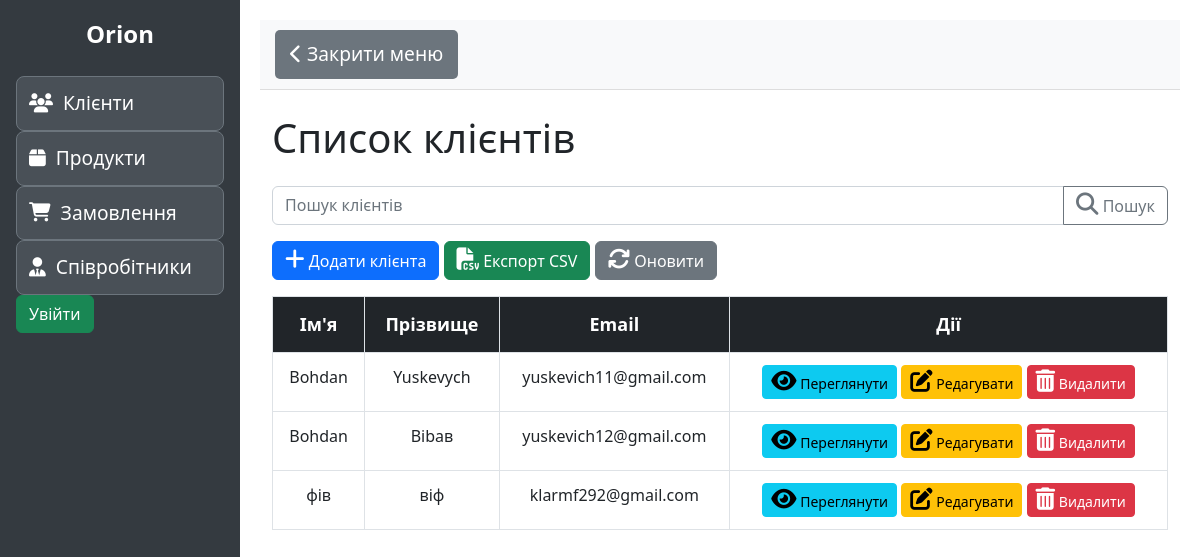
The app's page /customers/ with its own data.
### customers/models.py (models this page shows)
class Customer(models.Model):
    first_name = models.CharField(max_length=50)
    last_name = models.CharField(max_length=50)
    email = models.EmailField(unique=True)
    phone = models.CharField(max_length=20, blank=True)
    address = models.TextField(blank=True)
    notes = models.TextField(blank=True)
    def __str__(self):
        return f"{self.first_name} {self.last_name}"
    class Meta:
        ordering = ['id']

### customers/views.py (the view)
# urls.py: path('', CustomerListView.as_view(), name='customer-list'),
class CustomerListView(ListView):
    model = Customer
    template_name = 'customers/customer_list.html'
    context_object_name = 'customers'
    paginate_by = 10
    def get_queryset(self):
        queryset = super().get_queryset()
        search_query = self.request.GET.get('q')
        if search_query:
            queryset = queryset.filter(
                Q(first_name__icontains=search_query) |
                Q(last_name__icontains=search_query) |
                Q(email__icontains=search_query)
            )
        sort_by = self.request.GET.get('sort_by')
        order = self.request.GET.get('order', 'asc')
        if sort_by:
            if order == 'desc':
                sort_by = '-' + sort_by
            queryset = queryset.order_by(sort_by)
        return queryset
    def get_context_data(self, **kwargs):
        context = super().get_context_data(**kwargs)
        context['customer_tasks'] = {
            customer.id: list(
                CustomerTask.objects.filter(customer=customer)
                .values('title', 'due_date')
                .order_by('-due_date')
            )
            for customer in context['customers']
        }
        return context

### customers/templates/customers/customer_list.html (shortened to what this page needs)
{% extends 'base.html' %}
{% load static %}
{% load custom_filters %}
{% block extra_css %}
<link href="https://cdn.jsdelivr.net/npm/fullcalendar@6.1.8/main.min.css" rel="stylesheet">
{% endblock extra_css %}
{% block content %}
<div class="container mt-4">
  <h1 class="mb-4">Список клієнтів</h1>
  <form method="get" id="searchForm" class="mb-3">
    <div class="input-group">
      <input type="text" name="q" class="form-control" placeholder="Пошук клієнтів" value="{{ request.GET.q }}">
      <button class="btn btn-outline-secondary" type="submit">
        <i class="fas fa-search"></i> Пошук
      </button>
    </div>
  </form>
  <div class="mb-3">
    <a href="{% url 'customer-create' %}" class="btn btn-primary">
      <i class="fas fa-plus"></i> Додати клієнта
    </a>
    <a href="{% url 'export-customers-csv' %}" class="btn btn-success">
      <i class="fas fa-file-csv"></i> Експорт CSV
    </a>
    <button class="btn btn-secondary" onclick="location.reload();">
      <i class="fas fa-sync"></i> Оновити
    </button>
  </div>
  <div id="customersTableContainer">
    <table class="table table-bordered">
      <thead>
        <tr>
          <th>Ім'я</th>
          <th>Прізвище</th>
          <th>Email</th>
          <th>Дії</th>
        </tr>
      </thead>
      <tbody>
        {% for customer in customers %}
        <tr>
          <td>{{ customer.first_name }}</td>
          <td>{{ customer.last_name }}</td>
          <td>{{ customer.email }}</td>
          <td>
            <a href="{% url 'customer-detail' customer.pk %}" class="btn btn-info btn-sm">
              <i class="fas fa-eye"></i> Переглянути
            </a>
            <a href="{% url 'customer-update' customer.pk %}" class="btn btn-warning btn-sm">
              <i class="fas fa-edit"></i> Редагувати
            </a>
            <button class="btn btn-danger btn-sm" data-bs-toggle="modal" data-bs-target="#deleteModal{{ customer.pk }}">
              <i class="fas fa-trash-alt"></i> Видалити
            </button>
          </td>
        </tr>
        {% empty %}
        <tr>
          <td colspan="4" class="text-center">Немає клієнтів</td>
        </tr>
        {% endfor %}
      </tbody>
    </table>
  </div>
</div>
{% endblock %}

### customers/templates/customers/customer_list.html (style rules this page uses)
.table thead th { background-color: #212529; color: white; font-size: 18px; padding: 14px; text-align: center; }
.table td { padding: 12px; text-align: center; }
.btn i { font-size: 1.4rem; }

### records on screen
Customer: first_name "Bohdan", last_name "Yuskevych", email "yuskevich11@gmail.com"
Customer: first_name "Bohdan", last_name "Bibaв", email "yuskevich12@gmail.com"
Customer: first_name "фів", last_name "віф", email "klarmf292@gmail.com"
